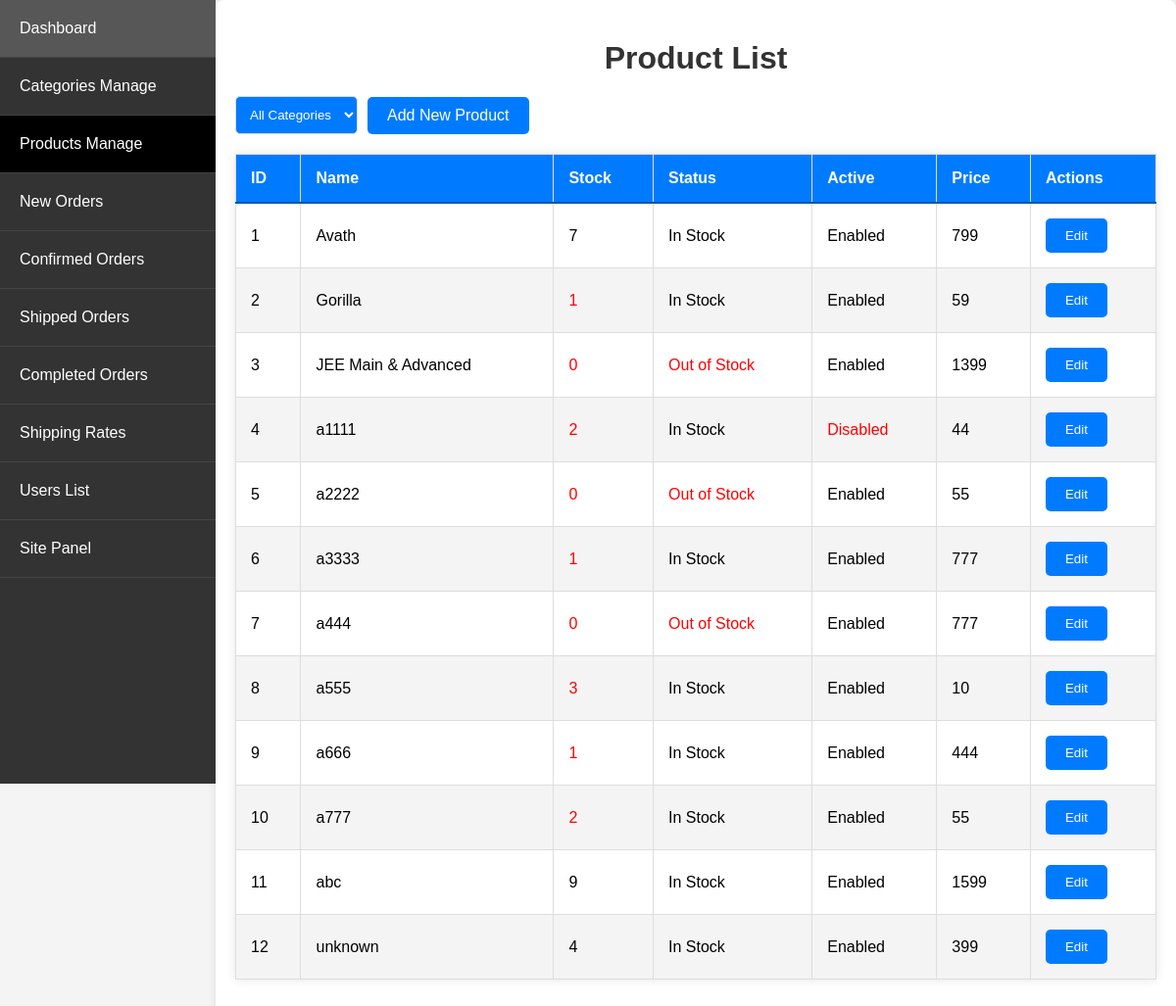
/admin_app/admin_app/products/ (signed in), run on an earlier commit of the app's database.
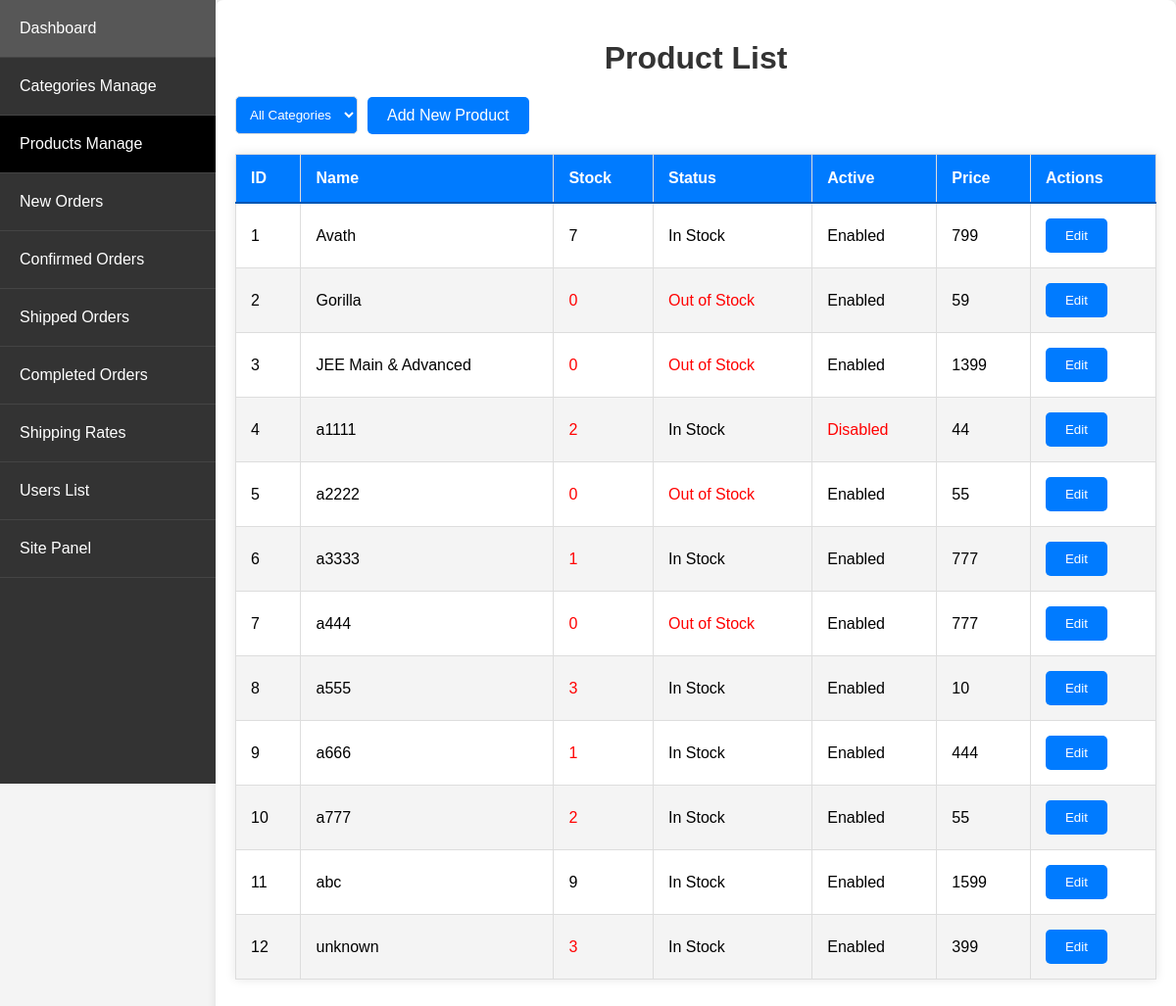
And on a later commit of the database.
### store/models.py (models this page shows, shortened)
class Product(models.Model):
    PRODUCT_STATUS_CHOICES = [
        ('in_stock', 'In Stock'),
        ('out_of_stock', 'Out of Stock'),
    ]
    name = models.CharField(max_length=250, unique=True)
    slug = models.SlugField(max_length=250, unique=True)
    description = models.TextField(blank=True)
    old_price = models.DecimalField(max_digits=7, blank=True, null=True, decimal_places=0)
    new_price = models.DecimalField(max_digits=7, blank=False, decimal_places=0)
    category = models.ForeignKey(Category, on_delete=models.SET_NULL, null=True)
    image_1 = models.ImageField(upload_to='product')
    image_2 = models.ImageField(upload_to='product', blank=True)
    image_3 = models.ImageField(upload_to='product', blank=True)
    video_url = models.URLField(max_length=200, blank=True)
    stock = models.IntegerField()
    status = models.CharField(max_length=20, choices=PRODUCT_STATUS_CHOICES, default='in_stock')
    active = models.BooleanField(default=True)
    new = models.BooleanField(default=True)
    created = models.DateTimeField(auto_now_add=True)
    update = models.DateField(auto_now=True)
    class Meta:
        ordering = ('name',)
        verbose_name = 'product'
        verbose_name_plural = 'products'

### admin_app/views.py (the view)
# urls.py: path('admin_app/products/', views.product_list, name='product_list'),
@login_required
@user_passes_test(is_admin)
def product_list(request):
    categories = Category.objects.all()
    selected_category = request.GET.get('category')
    if selected_category:
        products = Product.objects.filter(category_id=selected_category)
    else:
        products = Product.objects.all()
    context = {
        'products': products,
        'categories': categories,
        'selected_category': selected_category,
    }
    return render(request, 'admin_app/product_list.html', context)

### admin_app/views.py (called while the page is built)
def is_admin(user):
    return user.is_superuser

### store/context_processors.py (called while the page is built)
def menu_link(request): # this function don't wanna call to work, it's defined in setting to work
    links_list = Category.objects.annotate(
        num_products=Count('product', filter=Q(product__active=True, product__stock__gt=0))
    ).filter(num_products__gt=0).order_by('name')  # Add an order_by clause here
    paginator3 = Paginator(links_list, 8)
    try:
        page = int(request.GET.get('page', '1'))
    except:
        page = 1
    try:
        links = paginator3.page(page)
    except (InvalidPage, EmptyPage):
        links = paginator3.page(paginator3.num_pages)
    return dict(links=links)

def cart_data(request):
    data = cartData(request)
    cartItems = data['cartItems']
    return {'cartItems': cartItems}

def wishlist_count(request):
    if request.user.is_authenticated:
        wishlist_count = Wishlist.objects.filter(user=request.user).count()
    else:
        cookie_data = cookieWishlist(request)
        wishlist_count = cookie_data['wishlist_count']
    return {'wishlist_count': wishlist_count}

### admin_app/templates/admin_app/product_list.html (shortened to what this page needs)
{% extends 'admin_app/base_admin.html' %}
{% block content %}
<h1>Product List</h1>
<div class="filter-container">
    <form method="get" action="{% url 'admin_app:product_list' %}">
        <select name="category" onchange="this.form.submit()">
            <option value="">All Categories</option>
        </select>
    </form>
    <a href="{% url 'admin_app:product_create' %}" class="button_proudct_list">Add New Product</a>
</div>
<table>
    <thead>
        <tr>
            <th>ID</th>
            <th>Name</th>
            <th>Stock</th>
            <th>Status</th>
            <th>Active</th>
            <th>Price</th>
            <th>Actions</th>
        </tr>
    </thead>
    <tbody>
        {% for product in products %}
        <tr>
            <td>{{ forloop.counter }}</td>
            <td>{{ product.name }}</td>
            <td class="{% if product.stock < 4 %}low-stock{% endif %}">{{ product.stock }}</td>
            <td class="{% if product.status == 'out_of_stock' %}low-stock{% endif %}">
                {% if product.status == 'in_stock' %}
                    In Stock
                {% else %}
                    Out of Stock
                {% endif %}
            </td>
            <td class="{% if not product.active %}inactive{% endif %}">
                {% if product.active %}
                    Enabled
                {% else %}
                    Disabled
                {% endif %}
            </td>
            <td>{{ product.new_price }}</td>
            <td>
                <a href="{% url 'admin_app:product_update' product.pk %}">
                    <button type="button" class="btn btn-primary">Edit</button>
                </a>
            </td>
        </tr>
        {% endfor %}
    </tbody>
</table>
{% endblock %}

What changed in the data, as far as the page shows it:
changed Product "Gorilla": stock "1" → "0"; status "In Stock" → "Out of Stock"
changed Product "unknown": stock "4" → "3"
